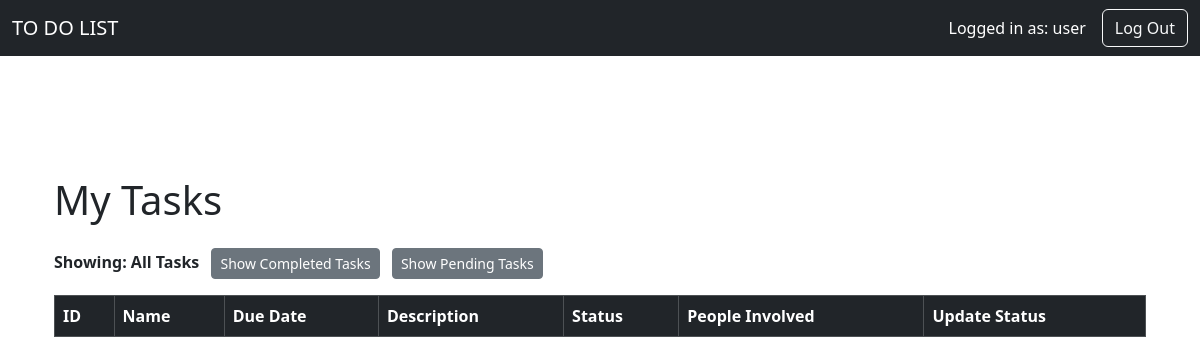
The page /user-panel/ (signed in) on the database as committed earlier.
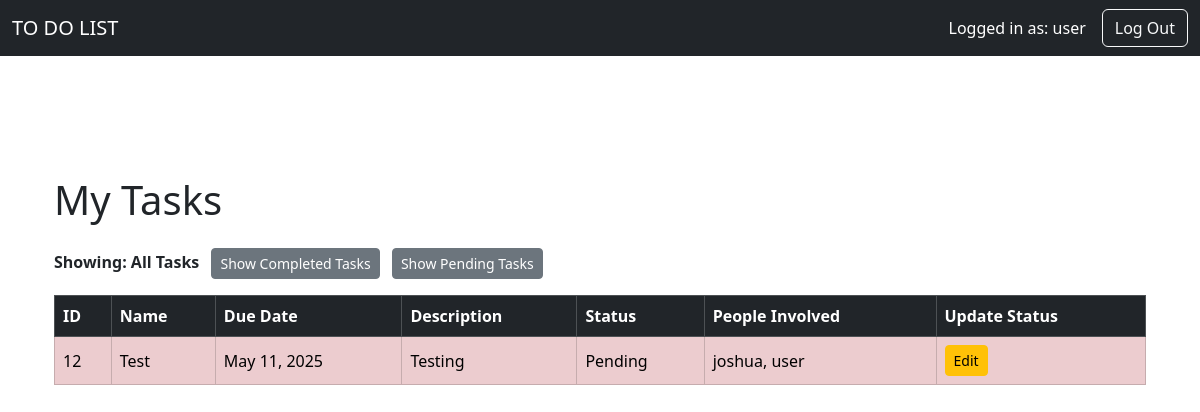
The same page on the database as committed later.
### web_app/models.py (models this page shows, shortened)
class todolist(models.Model):
    name = models.CharField(max_length=255)
    due_date = models.DateField()
    description = models.TextField()
    status = models.CharField(max_length=100)
    people_involved = models.CharField(max_length=255)
    assigned_to = models.ForeignKey(User, on_delete=models.CASCADE, null=True, blank=True)

### web_app/views.py (the view, shortened to what this page needs)
# urls.py: path('user-panel/', views.task_panel_user, name='task_panel_user')
@login_required
def task_panel_user(request):
    tasks = todolist.objects.filter(assigned_to=request.user)
    showing_completed = request.GET.get('completed') == 'true'
    showing_pending = request.GET.get('pending') == 'true'
    if showing_completed:
        tasks = tasks.filter(status__iexact='Completed')
    elif showing_pending:
        tasks = tasks.exclude(status__iexact='Completed')
    for task in tasks:
        if task.due_date:
            task.is_due_soon = (task.due_date - date.today()).days <= 3
        else:
            task.is_due_soon = False
        task.is_completed = task.status.lower() == 'completed'
    return render(request, 'taskPanel_user.html', {
        'tasks': tasks,
        'showing_completed': showing_completed,
        'showing_pending': showing_pending,
    })

### web_app/templates/taskPanel_user.html (shortened to what this page needs)
{% extends "base.html" %}
{% block content %}
<div class="container mt-5">
  <h1 class="mb-4">My Tasks</h1>
  <div class="mb-3">
    {% if showing_completed %}
      <strong>Showing: Completed Tasks</strong>
      <form action="{% url 'task_panel_user' %}" method="get" style="display:inline;">
        <button type="submit" class="btn btn-sm btn-secondary ms-2">Show All Tasks</button>
      </form>
    {% elif showing_pending %}
      <strong>Showing: Pending Tasks</strong>
      <form action="{% url 'task_panel_user' %}" method="get" style="display:inline;">
        <button type="submit" class="btn btn-sm btn-secondary ms-2">Show All Tasks</button>
      </form>
    {% else %}
      <strong>Showing: All Tasks</strong>
      <form method="get" style="display:inline;">
        <button type="submit" class="btn btn-sm btn-secondary ms-2">Show Completed Tasks</button>
      </form>
      <form method="get" style="display:inline;">
        <button type="submit" class="btn btn-sm btn-secondary ms-2">Show Pending Tasks</button>
      </form>
    {% endif %}
  </div>
  <div class="table-responsive mb-5">
    <table class="table table-striped table-bordered align-middle">
      <thead class="table-dark">
        <tr>
          <th>ID</th>
          <th>Name</th>
          <th>Due Date</th>
          <th>Description</th>
          <th>Status</th>
          <th>People Involved</th>
          <th>Update Status</th>
        </tr>
      </thead>
      <tbody>
        {% for task in tasks %}
          <tr class="{% if task.is_completed %}table-success{% elif task.is_due_soon %}table-danger{% endif %}">
            <td>{{ task.id }}</td>
            <td>{{ task.name }}</td>
            <td>{{ task.due_date }}</td>
            <td>{{ task.description }}</td>
            <td>{{ task.status }}</td>
            <td>{{ task.people_involved }}</td>
            <td>
              <button type="button" class="btn btn-sm btn-warning" onclick="editStatus(
                '{{ task.id }}',
                '{{ task.status }}'
              )">Edit</button>
            </td>
          </tr>
        {% endfor %}
      </tbody>
    </table>
  </div>
</div>
{% endblock %}

Rows that differ between the two databases and show on the page:
added todolist: id "12", name "Test", due_date "May 11, 2025", description "Testing", status "Pending", people_involved "joshua, user"
